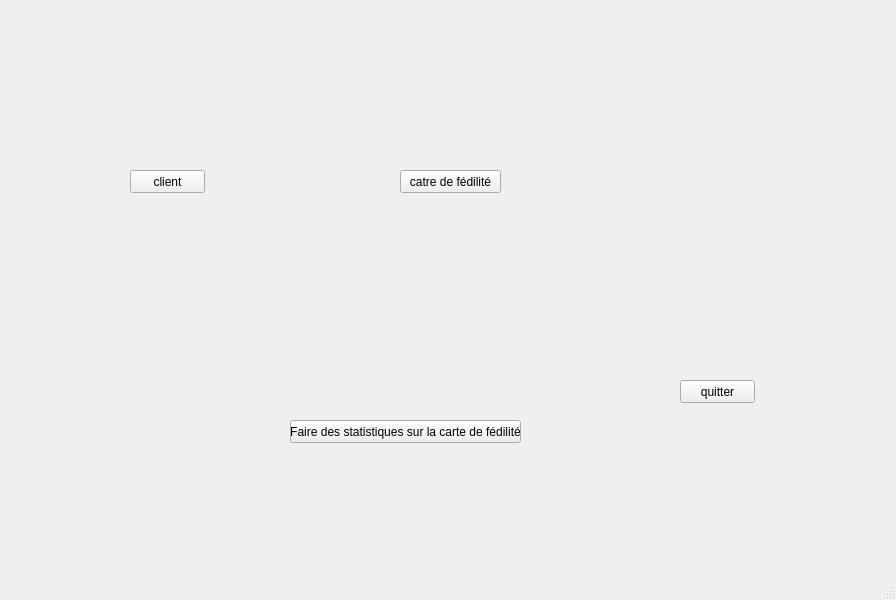
<?xml version="1.0" encoding="UTF-8"?>
<ui version="4.0">
 <class>MainWindow</class>
 <widget class="QMainWindow" name="MainWindow">
  <property name="geometry">
   <rect>
    <x>0</x>
    <y>0</y>
    <width>896</width>
    <height>600</height>
   </rect>
  </property>
  <property name="windowTitle">
   <string>MainWindow</string>
  </property>
  <property name="styleSheet">
   <string notr="true">QWidget#centralwidget 
{
	background-image: url(:/28757432p.png);
}</string>
  </property>
  <widget class="QWidget" name="centralwidget">
   <widget class="QPushButton" name="pushButton">
    <property name="geometry">
     <rect>
      <x>130</x>
      <y>170</y>
      <width>75</width>
      <height>23</height>
     </rect>
    </property>
    <property name="text">
     <string>client</string>
    </property>
   </widget>
   <widget class="QPushButton" name="pushButton_2">
    <property name="geometry">
     <rect>
      <x>400</x>
      <y>170</y>
      <width>101</width>
      <height>23</height>
     </rect>
    </property>
    <property name="text">
     <string>catre de fédilité</string>
    </property>
   </widget>
   <widget class="QPushButton" name="pushButton_3">
    <property name="geometry">
     <rect>
      <x>680</x>
      <y>380</y>
      <width>75</width>
      <height>23</height>
     </rect>
    </property>
    <property name="text">
     <string>quitter</string>
    </property>
   </widget>
   <widget class="QPushButton" name="pushButton_4">
    <property name="geometry">
     <rect>
      <x>290</x>
      <y>420</y>
      <width>231</width>
      <height>23</height>
     </rect>
    </property>
    <property name="text">
     <string>Faire des statistiques sur la carte de fédilité</string>
    </property>
   </widget>
  </widget>
  <widget class="QMenuBar" name="menubar">
   <property name="geometry">
    <rect>
     <x>0</x>
     <y>0</y>
     <width>896</width>
     <height>21</height>
    </rect>
   </property>
  </widget>
  <widget class="QStatusBar" name="statusbar"/>
 </widget>
 <resources/>
 <connections/>
</ui>
